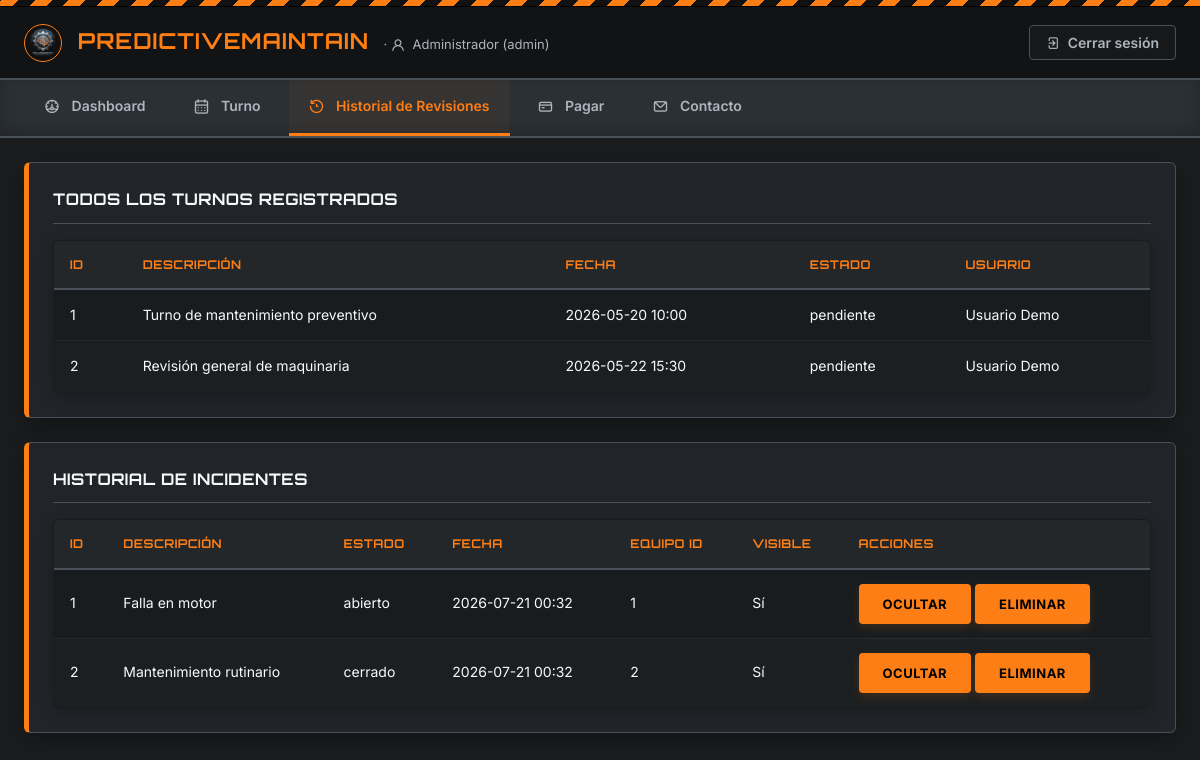
Screenshot of /frontend/vista/historial.php (signed in) with the database file from the repository.
### tables this page shows
CREATE TABLE turnos (
    id INT AUTO_INCREMENT PRIMARY KEY,
    usuario_id INT NOT NULL,
    descripcion VARCHAR(255) NOT NULL,
    fecha DATETIME NOT NULL,
    estado ENUM('pendiente','confirmado','cancelado') NOT NULL DEFAULT 'pendiente',
    creado_en DATETIME NOT NULL DEFAULT CURRENT_TIMESTAMP,
    FOREIGN KEY (usuario_id) REFERENCES usuarios(id) ON DELETE CASCADE
);

CREATE TABLE usuarios (
    id INT AUTO_INCREMENT PRIMARY KEY,
    nombre VARCHAR(255) NOT NULL,
    email VARCHAR(255) NOT NULL UNIQUE,
    password VARCHAR(255) NOT NULL,
    rol ENUM('admin','usuario') NOT NULL DEFAULT 'usuario',
    creado_en DATETIME NOT NULL DEFAULT CURRENT_TIMESTAMP
);

CREATE TABLE incidentes (
    id INT AUTO_INCREMENT PRIMARY KEY,
    descripcion TEXT NOT NULL,
    estado ENUM('abierto', 'cerrado', 'en_progreso') NOT NULL DEFAULT 'abierto',
    fecha DATETIME NOT NULL DEFAULT CURRENT_TIMESTAMP,
    equipo_id INT,
    visible TINYINT(1) NOT NULL DEFAULT 1,
    FOREIGN KEY (equipo_id) REFERENCES equipos(id) ON DELETE CASCADE
);

### frontend/vista/auth.php (called while the page is built, shortened)
<?php
function isAdmin() {
    return isset($_SESSION['rol']) && $_SESSION['rol'] === 'admin';
}
function getCurrentUserName() {
    return $_SESSION['nombre'] ?? 'Invitado';
}
function getCurrentUserRole() {
    return $_SESSION['rol'] ?? 'usuario';
}
?>

### backend/modelo/TurnoModelo.php (called while the page is built, shortened)
<?php
class TurnoModelo {
    private $conn;
    public function __construct() {
        $host = 'localhost';
        $user = 'root';
        $pass = '';
        $db = 'predictive_maintain';
        $this->conn = new mysqli($host, $user, $pass, $db);
    }
    public function listar($usuarioId = null) {
        if ($usuarioId === null) {
            $sql = 'SELECT t.id, t.descripcion, t.fecha, t.estado, t.usuario_id, u.nombre AS usuario_nombre FROM turnos t JOIN usuarios u ON t.usuario_id = u.id ORDER BY t.fecha ASC';
            $stmt = $this->conn->prepare($sql);
        } else {
            $sql = 'SELECT t.id, t.descripcion, t.fecha, t.estado, t.usuario_id, u.nombre AS usuario_nombre FROM turnos t JOIN usuarios u ON t.usuario_id = u.id WHERE t.usuario_id = ? ORDER BY t.fecha ASC';
            $stmt = $this->conn->prepare($sql);
            $stmt->bind_param('i', $usuarioId);
        }
        $stmt->execute();
        $result = $stmt->get_result();
        $turnos = [];
        while ($row = $result->fetch_assoc()) {
            $turnos[] = $row;
        }
        return $turnos;
    }
}
?>

### backend/modelo/IncidenteModelo.php (called while the page is built, shortened)
<?php
class IncidenteModelo {
    private $conn;
    public function __construct() {
        $host = 'localhost';
        $user = 'root';
        $pass = '';
        $db = 'predictive_maintain';
        $this->conn = new mysqli($host, $user, $pass, $db);
    }
    public function listar($soloVisibles = true) {
        if ($soloVisibles) {
            $sql = "SELECT id, descripcion, estado, fecha, equipo_id, visible FROM incidentes WHERE visible = 1";
            $stmt = $this->conn->prepare($sql);
        } else {
            $sql = "SELECT id, descripcion, estado, fecha, equipo_id, visible FROM incidentes";
            $stmt = $this->conn->prepare($sql);
        }
        $stmt->execute();
        $result = $stmt->get_result();
        $incidentes = [];
        while ($row = $result->fetch_assoc()) {
            $incidentes[] = $row;
        }
        return $incidentes;
    }
}
?>

### frontend/vista/historial.php (the view, shortened to what this page needs)
<?php
require_once 'auth.php';
$userId = getCurrentUserId();
$isAdmin = isAdmin();
$turnoModel = new TurnoModelo();
$incidenteModel = new IncidenteModelo();
$turnos = $turnoModel->listar($isAdmin ? null : $userId);
$incidentes = $incidenteModel->listar($isAdmin ? false : true);
?>
<!DOCTYPE html>
<html lang="es">
<head>
    <link rel="stylesheet" href="style.css">
</head>
<body>
    <div class="header-stripe"></div>
    <div class="header">
        <div>
            <strong><img src="logo.png" alt="Logo" style="width: 32px; height: 32px; vertical-align: middle; border-radius: 50%; margin-right: 8px; border: 1px solid var(--accent-color); background: #111; padding: 2px;"> PredictiveMaintain</strong>
            <span> · <i class="uil uil-user"></i> <?php echo htmlspecialchars(getCurrentUserName()); ?> (<?php echo htmlspecialchars(getCurrentUserRole()); ?>)</span>
        </div>
        <div><a href="logout.php"><i class="uil uil-signout"></i> Cerrar sesión</a></div>
    </div>
    <div class="nav">
        <a href="dashboard.php"><i class="uil uil-dashboard"></i> Dashboard</a>
        <a href="turno.php"><i class="uil uil-calendar-alt"></i> Turno</a>
        <a href="historial.php" class="active"><i class="uil uil-history"></i> Historial de Revisiones</a>
        <a href="pagar.php"><i class="uil uil-credit-card"></i> Pagar</a>
        <a href="contacto.php"><i class="uil uil-envelope"></i> Contacto</a>
    </div>
    <div class="container">
        <div class="card">
            <h2><?php echo $isAdmin ? 'Todos los turnos registrados' : 'Mis turnos registrados'; ?></h2>
            <table>
                <thead>
                    <tr>
                        <th>ID</th>
                        <th>Descripción</th>
                        <th>Fecha</th>
                        <th>Estado</th>
                        <th>Usuario</th>
                    </tr>
                </thead>
                <tbody>
                    <?php if (count($turnos) === 0): ?>
                        <tr><td colspan="5">No hay turnos registrados.</td></tr>
                    <?php else: ?>
                        <?php foreach ($turnos as $turno): ?>
                            <tr>
                                <td><?php echo intval($turno['id']); ?></td>
                                <td><?php echo htmlspecialchars($turno['descripcion']); ?></td>
                                <td><?php echo htmlspecialchars(date('Y-m-d H:i', strtotime($turno['fecha']))); ?></td>
                                <td><?php echo htmlspecialchars($turno['estado']); ?></td>
                                <td><?php echo htmlspecialchars($turno['usuario_nombre']); ?></td>
                            </tr>
                        <?php endforeach; ?>
                    <?php endif; ?>
                </tbody>
            </table>
        </div>
        <div class="card">
            <h2>Historial de incidentes</h2>
            <table>
                <thead>
                    <tr>
                        <th>ID</th>
                        <th>Descripción</th>
                        <th>Estado</th>
                        <th>Fecha</th>
                        <th>Equipo ID</th>
                        <?php if ($isAdmin): ?>
                            <th>Visible</th>
                            <th>Acciones</th>
                        <?php endif; ?>
                    </tr>
                </thead>
                <tbody>
                    <?php if (count($incidentes) === 0): ?>
                        <tr><td colspan="5">No hay incidentes registrados.</td></tr>
                    <?php else: ?>
                        <?php foreach ($incidentes as $incidente): ?>
                            <tr>
                                <td><?php echo intval($incidente['id']); ?></td>
                                <td><?php echo htmlspecialchars($incidente['descripcion']); ?></td>
                                <td><?php echo htmlspecialchars($incidente['estado']); ?></td>
                                <td><?php echo htmlspecialchars(date('Y-m-d H:i', strtotime($incidente['fecha']))); ?></td>
                                <td><?php echo intval($incidente['equipo_id']); ?></td>
                                <?php if ($isAdmin): ?>
                                    <td><?php echo $incidente['visible'] === '1' || $incidente['visible'] === 1 ? 'Sí' : 'No'; ?></td>
                                    <td>
                                        <form method="POST" style="display:inline;">
                                            <button type="submit"><?php echo $incidente['visible'] === '1' || $incidente['visible'] === 1 ? 'Ocultar' : 'Mostrar'; ?></button>
                                        </form>
                                        <form method="POST" style="display:inline;" onsubmit="return confirm('¿Eliminar este incidente?');">
                                            <button type="submit">Eliminar</button>
                                        </form>
                                    </td>
                                <?php endif; ?>
                            </tr>
                        <?php endforeach; ?>
                    <?php endif; ?>
                </tbody>
            </table>
        </div>
    </div>
</body>
</html>

### frontend/vista/style.css (style rules this page uses)
.nav a i { margin-right: 8px; font-size: 16px; vertical-align: middle; }
.header span i { margin-right: 4px; font-size: 14px; vertical-align: middle; }
.header a i { margin-right: 4px; font-size: 14px; vertical-align: middle; }
:root { --bg-color: #1a1c1e; --nav-bg: #2b3035; --card-bg: #212529; --border-color: #495057; --accent-color: #fd7e14; --accent-hover: #ff9233; --text-color: #f8f9fa; --text-muted: #adb5bd; --danger-color: #dc3545; --success-color: #198754; --warning-color: #ffc107; }
body { font-family: 'Inter', sans-serif; margin: 0; background-color: var(--bg-color); color: var(--text-color); line-height: 1.6; }
.header-stripe { height: 6px; background: repeating-linear-gradient( -45deg, var(--accent-color), var(--accent-color) 12px, #111 12px, #111 24px ); border-bottom: 1px solid #000; }
.header { display: flex; justify-content: space-between; align-items: center; padding: 16px 24px; background: #111315; border-bottom: 2px solid var(--border-color); }
.header strong { font-family: 'Orbitron', sans-serif; font-size: 22px; font-weight: 700; letter-spacing: 1px; color: var(--accent-color); text-transform: uppercase; }
.header span { font-size: 13px; color: var(--text-muted); margin-left: 10px; }
.header a { color: var(--text-muted); text-decoration: none; font-weight: 600; font-size: 14px; padding: 8px 16px; border: 1px solid var(--border-color); border-radius: 4px; background: rgba(255,255,255,0.02); transition: all 0.2s ease; }
.nav { background: var(--nav-bg); border-bottom: 2px solid var(--border-color); padding: 0 24px; display: flex; overflow-x: auto; gap: 8px; box-shadow: inset 0 -5px 15px rgba(0,0,0,0.2); }
.nav a { padding: 14px 20px; color: var(--text-muted); text-decoration: none; font-weight: 600; font-size: 14px; transition: all 0.2s ease; border-bottom: 3px solid transparent; display: inline-block; }
.nav a.active, .nav a:active { color: var(--accent-color); border-bottom: 3px solid var(--accent-color); background: rgba(253, 126, 20, 0.05); }
.container, .section { max-width: 1200px; margin: 0 auto; padding: 24px; box-sizing: border-box; }
h2 { font-family: 'Orbitron', sans-serif; color: var(--text-color); font-size: 20px; margin-top: 36px; margin-bottom: 18px; text-transform: uppercase; letter-spacing: 1px; border-bottom: 1px solid var(--border-color); padding-bottom: 10px; }
.card { background: var(--card-bg); border: 1px solid var(--border-color); border-left: 5px solid var(--accent-color); border-radius: 6px; padding: 24px; margin-bottom: 24px; box-shadow: 0 8px 24px rgba(0,0,0,0.3); }
.card h2, .card h3 { font-family: 'Orbitron', sans-serif; margin-top: 0; margin-bottom: 16px; color: var(--text-color); text-transform: uppercase; font-size: 16px; letter-spacing: 0.5px; }
button, .btn { background: var(--accent-color); color: #000; font-weight: 700; font-family: 'Inter', sans-serif; padding: 12px 24px; border: none; border-radius: 4px; cursor: pointer; text-transform: uppercase; font-size: 13px; letter-spacing: 0.5px; transition: all 0.2s ease; display: inline-block; box-shadow: 0 4px 10px rgba(253, 126, 20, 0.15); }
table { width: 100%; border-collapse: collapse; background: #191c1e; border: 1px solid var(--border-color); border-radius: 6px; overflow: hidden; margin-top: 16px; box-shadow: 0 4px 15px rgba(0,0,0,0.25); }
th, td { padding: 14px 16px; text-align: left; border-bottom: 1px solid rgba(255,255,255,0.05); }
th { background: #23272a; font-family: 'Orbitron', sans-serif; color: var(--accent-color); font-size: 12px; font-weight: 700; text-transform: uppercase; letter-spacing: 0.5px; border-bottom: 2px solid var(--border-color); }
td { font-size: 14px; color: var(--text-color); }
tr:nth-child(even) td { background: rgba(255,255,255,0.01); }

### rows the page displays
turnos: id "1", descripcion "Turno de mantenimiento preventivo", fecha "2026-05-20 10:00", estado "pendiente", usuario.nombre "Usuario Demo"
turnos: id "2", descripcion "Revisión general de maquinaria", fecha "2026-05-22 15:30", estado "pendiente", usuario.nombre "Usuario Demo"
incidentes: id "1", descripcion "Falla en motor", estado "abierto", fecha "2026-07-21 00:32", equipo "1", visible "Sí"
incidentes: id "2", descripcion "Mantenimiento rutinario", estado "cerrado", fecha "2026-07-21 00:32", equipo "2", visible "Sí"

### other values shown
getCurrentUserName() "Administrador"
getCurrentUserRole() "admin"
